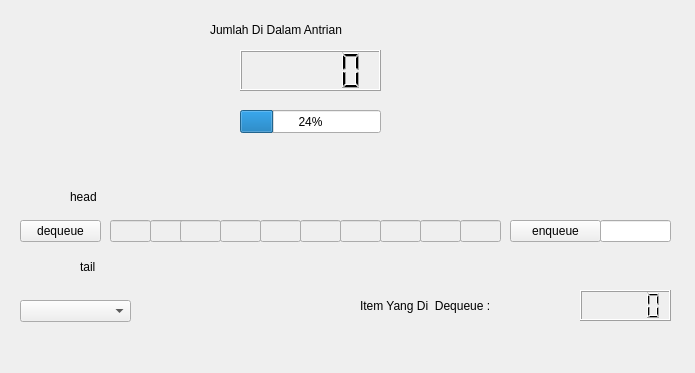
<?xml version="1.0" encoding="UTF-8"?>
<ui version="4.0">
 <class>QueueWindow</class>
 <widget class="QWidget" name="QueueWindow">
  <property name="geometry">
   <rect>
    <x>0</x>
    <y>0</y>
    <width>695</width>
    <height>373</height>
   </rect>
  </property>
  <property name="windowTitle">
   <string>Form</string>
  </property>
  <widget class="QPushButton" name="dequeueButton">
   <property name="geometry">
    <rect>
     <x>20</x>
     <y>220</y>
     <width>81</width>
     <height>22</height>
    </rect>
   </property>
   <property name="text">
    <string>dequeue</string>
   </property>
  </widget>
  <widget class="QPushButton" name="enqueueButton">
   <property name="geometry">
    <rect>
     <x>510</x>
     <y>220</y>
     <width>91</width>
     <height>22</height>
    </rect>
   </property>
   <property name="text">
    <string>enqueue</string>
   </property>
  </widget>
  <widget class="QLineEdit" name="item0">
   <property name="enabled">
    <bool>false</bool>
   </property>
   <property name="geometry">
    <rect>
     <x>110</x>
     <y>220</y>
     <width>41</width>
     <height>22</height>
    </rect>
   </property>
  </widget>
  <widget class="QLineEdit" name="item1">
   <property name="enabled">
    <bool>false</bool>
   </property>
   <property name="geometry">
    <rect>
     <x>150</x>
     <y>220</y>
     <width>41</width>
     <height>22</height>
    </rect>
   </property>
  </widget>
  <widget class="QLineEdit" name="item2">
   <property name="enabled">
    <bool>false</bool>
   </property>
   <property name="geometry">
    <rect>
     <x>180</x>
     <y>220</y>
     <width>41</width>
     <height>22</height>
    </rect>
   </property>
  </widget>
  <widget class="QLineEdit" name="item3">
   <property name="enabled">
    <bool>false</bool>
   </property>
   <property name="geometry">
    <rect>
     <x>220</x>
     <y>220</y>
     <width>41</width>
     <height>22</height>
    </rect>
   </property>
  </widget>
  <widget class="QLineEdit" name="item4">
   <property name="enabled">
    <bool>false</bool>
   </property>
   <property name="geometry">
    <rect>
     <x>260</x>
     <y>220</y>
     <width>41</width>
     <height>22</height>
    </rect>
   </property>
  </widget>
  <widget class="QLineEdit" name="item5">
   <property name="enabled">
    <bool>false</bool>
   </property>
   <property name="geometry">
    <rect>
     <x>300</x>
     <y>220</y>
     <width>41</width>
     <height>22</height>
    </rect>
   </property>
  </widget>
  <widget class="QLineEdit" name="item6">
   <property name="enabled">
    <bool>false</bool>
   </property>
   <property name="geometry">
    <rect>
     <x>340</x>
     <y>220</y>
     <width>41</width>
     <height>22</height>
    </rect>
   </property>
  </widget>
  <widget class="QLineEdit" name="item7">
   <property name="enabled">
    <bool>false</bool>
   </property>
   <property name="geometry">
    <rect>
     <x>380</x>
     <y>220</y>
     <width>41</width>
     <height>22</height>
    </rect>
   </property>
  </widget>
  <widget class="QLineEdit" name="item8">
   <property name="enabled">
    <bool>false</bool>
   </property>
   <property name="geometry">
    <rect>
     <x>420</x>
     <y>220</y>
     <width>41</width>
     <height>22</height>
    </rect>
   </property>
  </widget>
  <widget class="QLineEdit" name="item9">
   <property name="enabled">
    <bool>false</bool>
   </property>
   <property name="geometry">
    <rect>
     <x>460</x>
     <y>220</y>
     <width>41</width>
     <height>22</height>
    </rect>
   </property>
  </widget>
  <widget class="QComboBox" name="modeComboBox">
   <property name="geometry">
    <rect>
     <x>20</x>
     <y>300</y>
     <width>111</width>
     <height>22</height>
    </rect>
   </property>
   <property name="currentText">
    <string/>
   </property>
  </widget>
  <widget class="QLabel" name="headLabel">
   <property name="geometry">
    <rect>
     <x>70</x>
     <y>190</y>
     <width>59</width>
     <height>14</height>
    </rect>
   </property>
   <property name="text">
    <string>head</string>
   </property>
  </widget>
  <widget class="QLabel" name="tailLabel">
   <property name="geometry">
    <rect>
     <x>80</x>
     <y>260</y>
     <width>59</width>
     <height>14</height>
    </rect>
   </property>
   <property name="text">
    <string>tail</string>
   </property>
  </widget>
  <widget class="QLineEdit" name="itemToBeEnqueue">
   <property name="geometry">
    <rect>
     <x>600</x>
     <y>220</y>
     <width>71</width>
     <height>22</height>
    </rect>
   </property>
  </widget>
  <widget class="QLCDNumber" name="queueSizeLcdNumber">
   <property name="geometry">
    <rect>
     <x>240</x>
     <y>50</y>
     <width>141</width>
     <height>41</height>
    </rect>
   </property>
  </widget>
  <widget class="QProgressBar" name="queueProgressBar">
   <property name="geometry">
    <rect>
     <x>240</x>
     <y>110</y>
     <width>141</width>
     <height>23</height>
    </rect>
   </property>
   <property name="value">
    <number>24</number>
   </property>
  </widget>
  <widget class="QLabel" name="label">
   <property name="geometry">
    <rect>
     <x>210</x>
     <y>20</y>
     <width>221</width>
     <height>20</height>
    </rect>
   </property>
   <property name="styleSheet">
    <string notr="true">font: 10pt &quot;Liberation Serif&quot;;
font: 16pt &quot;Nimbus Roman No9 L&quot;;</string>
   </property>
   <property name="text">
    <string>Jumlah Di Dalam Antrian</string>
   </property>
  </widget>
  <widget class="QLCDNumber" name="dequeuedItemLcdNumber">
   <property name="geometry">
    <rect>
     <x>580</x>
     <y>290</y>
     <width>91</width>
     <height>31</height>
    </rect>
   </property>
  </widget>
  <widget class="QLabel" name="label_2">
   <property name="geometry">
    <rect>
     <x>360</x>
     <y>290</y>
     <width>221</width>
     <height>31</height>
    </rect>
   </property>
   <property name="styleSheet">
    <string notr="true">font: 10pt &quot;Liberation Serif&quot;;
font: 16pt &quot;Nimbus Roman No9 L&quot;;</string>
   </property>
   <property name="text">
    <string>Item Yang Di  Dequeue : </string>
   </property>
  </widget>
 </widget>
 <resources/>
 <connections/>
</ui>
